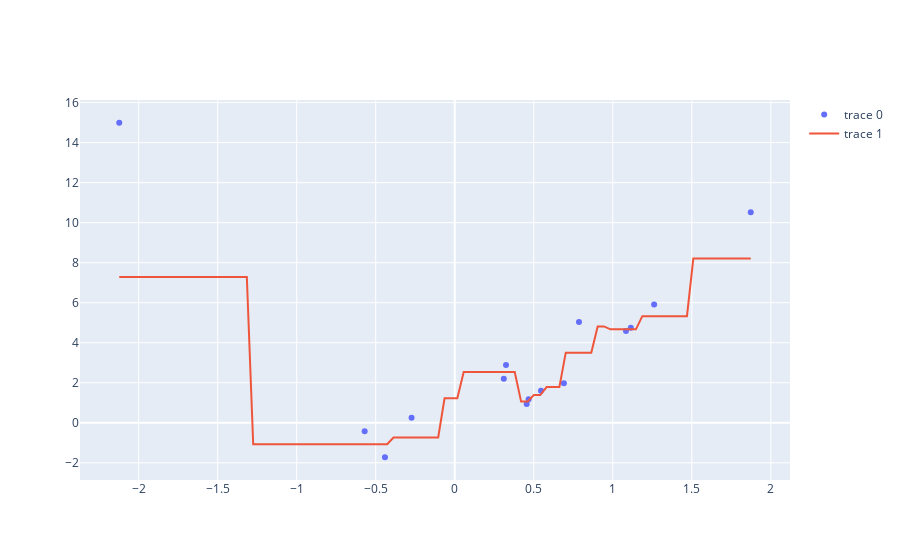

Write notebook code for a chart like this one.
### Code cell
# we create a plot having the data and the KNeighbor model
data_trace = go.Scatter(x=X.flatten(), y=y, mode='markers')
prediction_trace = go.Scatter(x=x_pred.flatten(), y=y_pred, mode='lines')

fig = go.Figure(data=[data_trace, prediction_trace])
fig.show()
